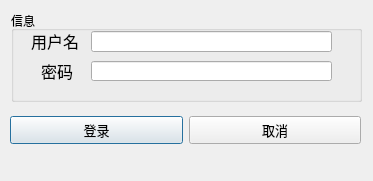
<?xml version="1.0" encoding="UTF-8"?>
<ui version="4.0">
 <class>SignIn</class>
 <widget class="QDialog" name="SignIn">
  <property name="geometry">
   <rect>
    <x>0</x>
    <y>0</y>
    <width>373</width>
    <height>181</height>
   </rect>
  </property>
  <property name="windowTitle">
   <string/>
  </property>
  <property name="windowIcon">
   <iconset resource="../src.qrc">
    <normaloff>:/images/acc.png</normaloff>:/images/acc.png</iconset>
  </property>
  <widget class="QGroupBox" name="groupBox">
   <property name="geometry">
    <rect>
     <x>11</x>
     <y>11</y>
     <width>351</width>
     <height>91</height>
    </rect>
   </property>
   <property name="title">
    <string>信息</string>
   </property>
   <widget class="QLabel" name="label">
    <property name="geometry">
     <rect>
      <x>20</x>
      <y>20</y>
      <width>51</width>
      <height>20</height>
     </rect>
    </property>
    <property name="font">
     <font>
      <pointsize>12</pointsize>
     </font>
    </property>
    <property name="styleSheet">
     <string notr="true"/>
    </property>
    <property name="text">
     <string>用户名</string>
    </property>
   </widget>
   <widget class="QLineEdit" name="lineEdit_username">
    <property name="geometry">
     <rect>
      <x>80</x>
      <y>20</y>
      <width>241</width>
      <height>21</height>
     </rect>
    </property>
   </widget>
   <widget class="QLineEdit" name="lineEdit_password">
    <property name="geometry">
     <rect>
      <x>80</x>
      <y>50</y>
      <width>241</width>
      <height>20</height>
     </rect>
    </property>
    <property name="echoMode">
     <enum>QLineEdit::Password</enum>
    </property>
   </widget>
   <widget class="QLabel" name="label_2">
    <property name="geometry">
     <rect>
      <x>30</x>
      <y>50</y>
      <width>41</width>
      <height>20</height>
     </rect>
    </property>
    <property name="font">
     <font>
      <pointsize>12</pointsize>
     </font>
    </property>
    <property name="text">
     <string>密码</string>
    </property>
   </widget>
  </widget>
  <widget class="QWidget" name="layoutWidget">
   <property name="geometry">
    <rect>
     <x>10</x>
     <y>110</y>
     <width>351</width>
     <height>41</height>
    </rect>
   </property>
   <layout class="QHBoxLayout" name="horizontalLayout">
    <item>
     <widget class="QPushButton" name="pushButton_login">
      <property name="font">
       <font>
        <pointsize>10</pointsize>
       </font>
      </property>
      <property name="text">
       <string>登录</string>
      </property>
     </widget>
    </item>
    <item>
     <widget class="QPushButton" name="pushButton_close">
      <property name="font">
       <font>
        <pointsize>10</pointsize>
       </font>
      </property>
      <property name="text">
       <string>取消</string>
      </property>
     </widget>
    </item>
   </layout>
  </widget>
 </widget>
 <resources>
  <include location="../src.qrc"/>
 </resources>
 <connections/>
</ui>
